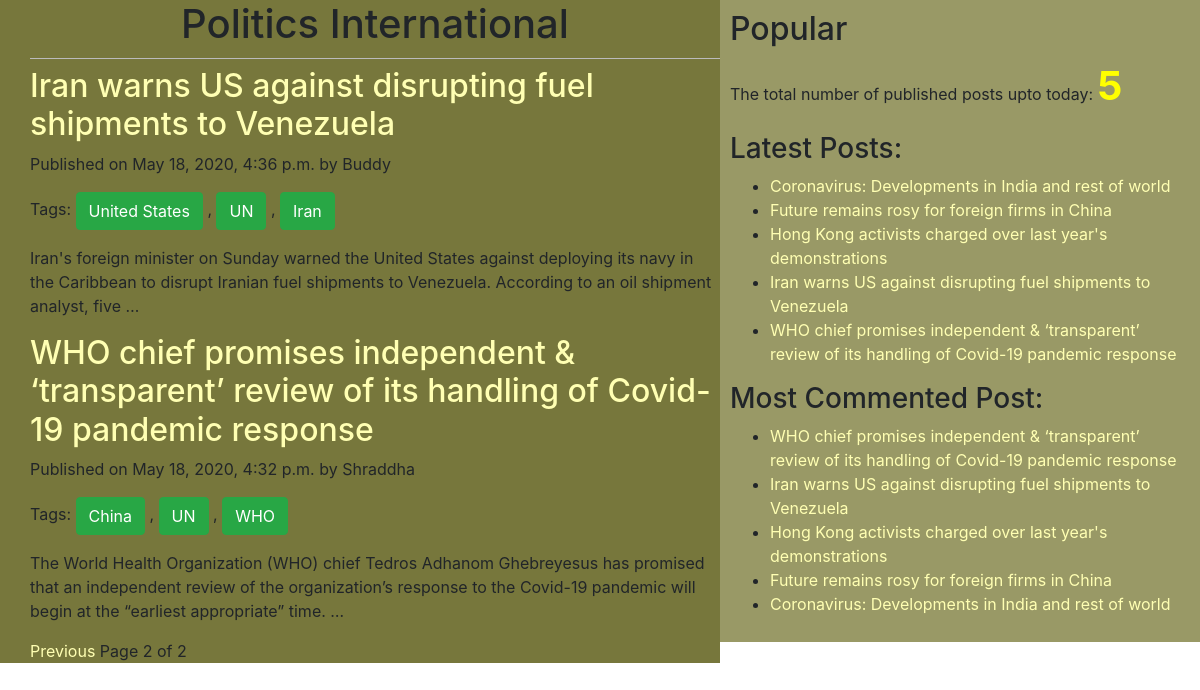
Screenshot of /?page=2 with the database file from the repository.
### blog/models.py (models this page shows, shortened)
class Post(models.Model):
    STATUS_CHOICES=(('draft','Draft'),('published','Published'))
    title=models.CharField(max_length=256)
    slug=models.SlugField(max_length=264,unique_for_date='publish')
    author=models.ForeignKey(User,related_name='blog_posts',on_delete=models.PROTECT)
    body=models.TextField()
    publish=models.DateTimeField(default=timezone.now)
    created=models.DateTimeField(auto_now_add=True)
    updated=models.DateTimeField(auto_now=True)
    status=models.CharField(max_length=10,choices=STATUS_CHOICES, default='draft')
    objects=CustomManager()
    tags=TaggableManager()
    class Meta:
        ordering=('-publish',)
    def get_absolute_url(self):
        return reverse ('post_detail',args=[self.publish.year,self.publish.strftime('%m'),self.publish.strftime('%d'),self.slug])

### blog/views.py (the view)
# urls.py: path('',views.post_list_view),
def post_list_view(request,tag_slug=None):
    post_list=Post.objects.all()
    tag=None
    if tag_slug:
        tag=get_object_or_404(Tag,slug=tag_slug)
        post_list=post_list.filter(tags__in=[tag])
    paginator=Paginator(post_list,3)
    page_number=request.GET.get('page')
    try:
        post_list=paginator.page(page_number)
    except PageNotAnInteger:
        post_list=paginator.page(1)
    except EmptyPage:
        post_list=paginator.page(paginator.num_pages)
    return render(request,'blog/post_list.html',{'post_list':post_list,'tag':tag})

### blog/models.py (called while the page is built)
    def get_queryset(self):
        return super().get_queryset().filter(status='published')

### blog/templatetags/blog_tags.py (called while the page is built)
@register.simple_tag
def total_posts():
    return Post.objects.count()

@register.inclusion_tag('blog/latest_post123.html')
def show_latest_posts(count=3):
    latest_posts=Post.objects.order_by('-publish')[:count]
    return {'latest_posts':latest_posts}

@register.simple_tag
def get_most_commented_posts(count=10):
    return Post.objects.annotate(total_comments=Count('comment')).order_by('-total_comments')[:count]

### templates/blog/post_list.html (shortened to what this page needs)
{%extends 'blog/base.html'%}
  {%block content%}
    <h1>Politics International</h1>
      {%for post in post_list%}
        <a href="{{post.get_absolute_url}}"><h2>{{post.title}}</h2></a>
        <p id='date'>Published on {{post.publish}} by {{post.author|title}}</p>
        <p>Tags:
            {%for tag in post.tags.all%}
              <a href="{%url 'post_list_by_tag_name' tag.slug%}" class="btn btn-success">{{tag.name}}</a>
              {%if not forloop.last%},{%endif%}
            {%endfor%}
        </p>
        {{post.body|truncatewords:30|linebreaks}}
      {%endfor%}
      {%include 'blog/pagination.html' with page=post_list%}
    {%endblock%}

### templates/blog/base.html (shortened to what this page needs)
<!DOCTYPE html>
{%load staticfiles%}
{%load blog_tags%}
<html lang="en" dir="ltr">
  <head>
    <link rel="stylesheet" href="https://stackpath.bootstrapcdn.com/bootstrap/4.4.1/css/bootstrap.min.css">
    <link rel="stylesheet" href="{%static 'css/blog1.css'%}">
  </head>
  <body>
    <div class="content">
      {%block content%}{%endblock%}
    </div>
      <div class="sidebar">
        <h2>Popular</h2>
        <p>The total number of published posts upto today: <span id='pcount'>{%total_posts%}</span> </p>
        <h3>Latest Posts: </h3> {%show_latest_posts 100%}
        <h3>Most Commented Post:</h3>
        {%get_most_commented_posts as most_commented_posts%}
        <ul>
          {%for post in most_commented_posts%}
          <li> <a href="{{post.get_absolute_url}}">{{post.title}}</a> </li>
          {%endfor%}
        </ul>
      </div>
  </body>
</html>

### templates/blog/latest_post123.html
<ul>
  {%for post in latest_posts%}
  <li><a href="{{post.get_absolute_url}}">{{post.title}}</a></li>
  {%endfor%}
</ul>

### static/css/blog1.css (style rules this page uses)
.content { width:60%; float:left; padding:0 0 0 30px; background:#77773c; height:100; }
.sidebar { width:40%; float:right; padding:10px; background:#999966; height:100%; }
h1 { text-align:center; border-bottom: 1px solid #bbb; padding-bottom: 10px; }
a { color:white; }
a { color:#ffffb3; }
#pcount { font-size: 40px; color: yellow; font-weight: bold; }

### rows the page displays
Post: title "Iran warns US against disrupting fuel shipments to Venezuela", publish "May 18, 2020, 4:36 p.m.", author "Buddy", body "Iran's foreign minister on Sunday warned the United States against deploying its navy in the Caribbean to disrupt Iranian fuel shipments to Venezuela. According to an oil shipment analyst, five …"
Tag: name "United States"
Tag: name "UN"
Tag: name "Iran"
Post: title "WHO chief promises independent & ‘transparent’ review of its handling of Covid-19 pandemic response", publish "May 18, 2020, 4:32 p.m.", author "Shraddha", body "The World Health Organization (WHO) chief Tedros Adhanom Ghebreyesus has promised that an independent review of the organization’s response to the Covid-19 pandemic will begin at the “earliest appropriate” time. …"
Tag: name "China"
Tag: name "WHO"
Post: title "Coronavirus: Developments in India and rest of world"
Post: title "Future remains rosy for foreign firms in China"
Post: title "Hong Kong activists charged over last year's demonstrations"

### other values shown
{{ page.number }} "2"
{{ page.paginator.num_pages }} "2"
